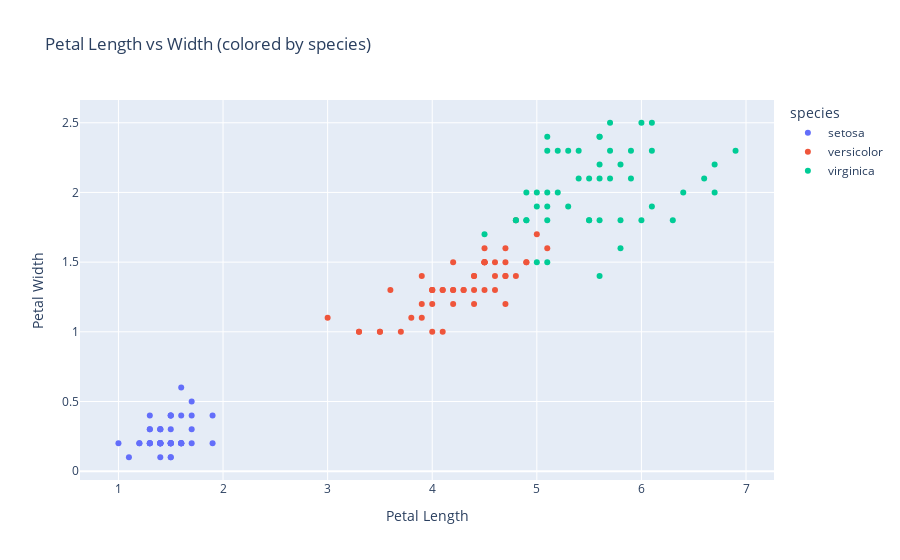

The cell this chart's notebook holds for it:
### Code cell
# Add interactivity using plotly

import plotly.express as px

# Assuming 'data' is your DataFrame and it includes a 'species' column
fig = px.scatter(data, x="petal_length", y="petal_width", color="species",
                 labels={"petal_length": "Petal Length", "petal_width": "Petal Width"},
                 title="Petal Length vs Width (colored by species)")

fig.show()

### Figure 1 — Plotly figure (JSON) as saved in the notebook; plotly's stock layout.template omitted (floating-point values rounded to 4 significant figures)
{"data": [{"hovertemplate": "species=setosa<br>Petal Length=%{x}<br>Petal Width=%{y}<extra></extra>", "legendgroup": "setosa", "marker": {"color": "#636efa", "symbol": "circle"}, "mode": "markers", "name": "setosa", "orientation": "v", "showlegend": true, "type": "scatter", "x": [1.4, 1.4, 1.3, 1.5, 1.4, 1.7, 1.4, 1.5, 1.4, 1.5, 1.5, 1.6, 1.4, 1.1, 1.2, 1.5, 1.3, 1.4, 1.7, 1.5, 1.7, 1.5, 1, 1.7, 1.9, 1.6, 1.6, 1.5, 1.4, 1.6, 1.6, 1.5, 1.5, 1.4, 1.2, 1.3, 1.3, 1.5, 1.3, 1.3, 1.3, 1.6, 1.9, 1.4, 1.6, 1.4, 1.5, 1.4], "xaxis": "x", "y": [0.2, 0.2, 0.2, 0.2, 0.2, 0.4, 0.3, 0.2, 0.2, 0.1, 0.2, 0.2, 0.1, 0.1, 0.2, 0.4, 0.4, 0.3, 0.3, 0.3, 0.2, 0.4, 0.2, 0.5, 0.2, 0.2, 0.4, 0.2, 0.2, 0.2, 0.2, 0.4, 0.1, 0.2, 0.2, 0.2, 0.2, 0.2, 0.3, 0.3, 0.2, 0.6, 0.4, 0.3, 0.2, 0.2, 0.2, 0.2], "yaxis": "y"}, {"hovertemplate": "species=versicolor<br>Petal Length=%{x}<br>Petal Width=%{y}<extra></extra>", "legendgroup": "versicolor", "marker": {"color": "#EF553B", "symbol": "circle"}, "mode": "markers", "name": "versicolor", "orientation": "v", "showlegend": true, "type": "scatter", "x": [4.7, 4.5, 4.9, 4, 4.6, 4.5, 4.7, 3.3, 4.6, 3.9, 3.5, 4.2, 4, 4.7, 3.6, 4.4, 4.5, 4.1, 4.5, 3.9, 4.8, 4, 4.9, 4.7, 4.3, 4.4, 4.8, 5, 4.5, 3.5, 3.8, 3.7, 3.9, 5.1, 4.5, 4.5, 4.7, 4.4, 4.1, 4, 4.4, 4.6, 4, 3.3, 4.2, 4.2, 4.2, 4.3, 3, 4.1], "xaxis": "x", "y": [1.4, 1.5, 1.5, 1.3, 1.5, 1.3, 1.6, 1, 1.3, 1.4, 1, 1.5, 1, 1.4, 1.3, 1.4, 1.5, 1, 1.5, 1.1, 1.8, 1.3, 1.5, 1.2, 1.3, 1.4, 1.4, 1.7, 1.5, 1, 1.1, 1, 1.2, 1.6, 1.5, 1.6, 1.5, 1.3, 1.3, 1.3, 1.2, 1.4, 1.2, 1, 1.3, 1.2, 1.3, 1.3, 1.1, 1.3], "yaxis": "y"}, {"hovertemplate": "species=virginica<br>Petal Length=%{x}<br>Petal Width=%{y}<extra></extra>", "legendgroup": "virginica", "marker": {"color": "#00cc96", "symbol": "circle"}, "mode": "markers", "name": "virginica", "orientation": "v", "showlegend": true, "type": "scatter", "x": [6, 5.1, 5.9, 5.6, 5.8, 6.6, 4.5, 6.3, 5.8, 6.1, 5.1, 5.3, 5.5, 5, 5.1, 5.3, 5.5, 6.7, 6.9, 5, 5.7, 4.9, 6.7, 4.9, 5.7, 6, 4.8, 4.9, 5.6, 5.8, 6.1, 6.4, 5.6, 5.1, 5.6, 6.1, 5.6, 5.5, 4.8, 5.4, 5.6, 5.1, 5.9, 5.7, 5.2, 5, 5.2, 5.4, 5.1], "xaxis": "x", "y": [2.5, 1.9, 2.1, 1.8, 2.2, 2.1, 1.7, 1.8, 1.8, 2.5, 2, 1.9, 2.1, 2, 2.4, 2.3, 1.8, 2.2, 2.3, 1.5, 2.3, 2, 2, 1.8, 2.1, 1.8, 1.8, 1.8, 2.1, 1.6, 1.9, 2, 2.2, 1.5, 1.4, 2.3, 2.4, 1.8, 1.8, 2.1, 2.4, 2.3, 2.3, 2.5, 2.3, 1.9, 2, 2.3, 1.8], "yaxis": "y"}], "layout": {"legend": {"title": {"text": "species"}, "tracegroupgap": 0}, "title": {"text": "Petal Length vs Width (colored by species)"}, "xaxis": {"anchor": "y", "domain": [0, 1], "title": {"text": "Petal Length"}}, "yaxis": {"anchor": "x", "domain": [0, 1], "title": {"text": "Petal Width"}}}}
